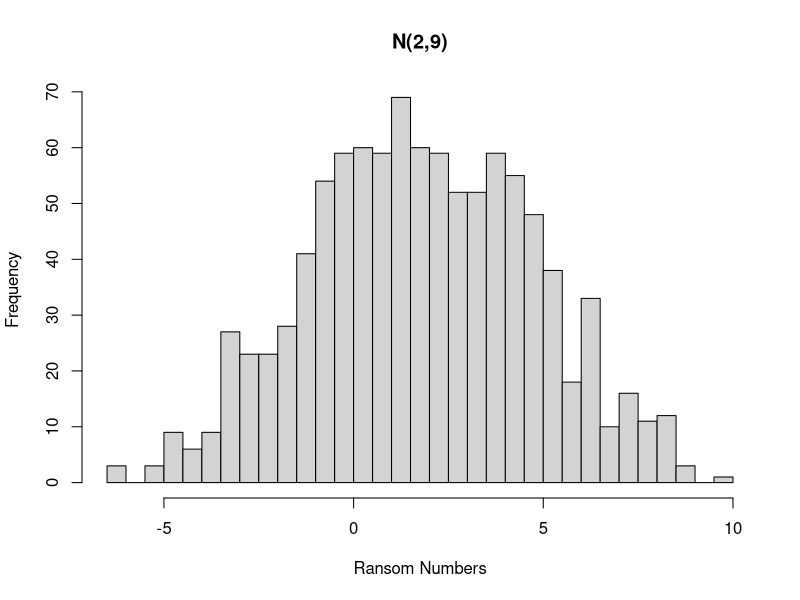
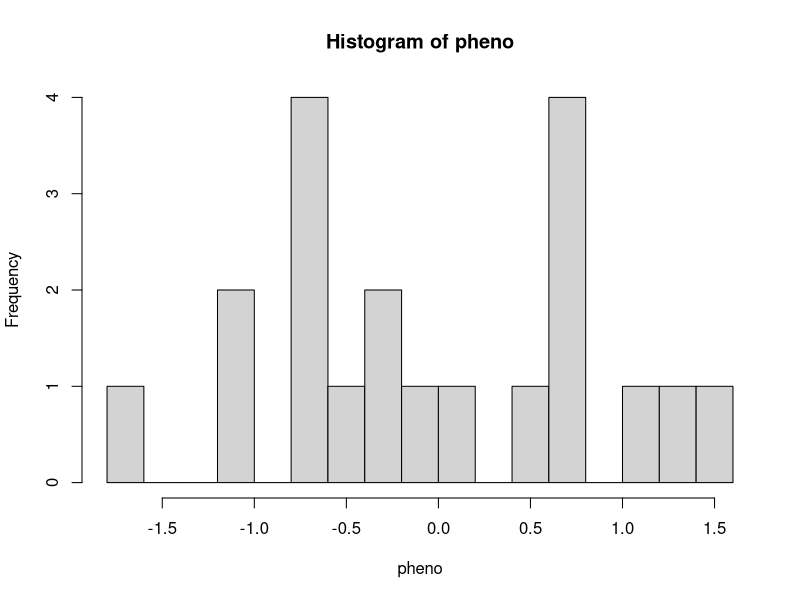
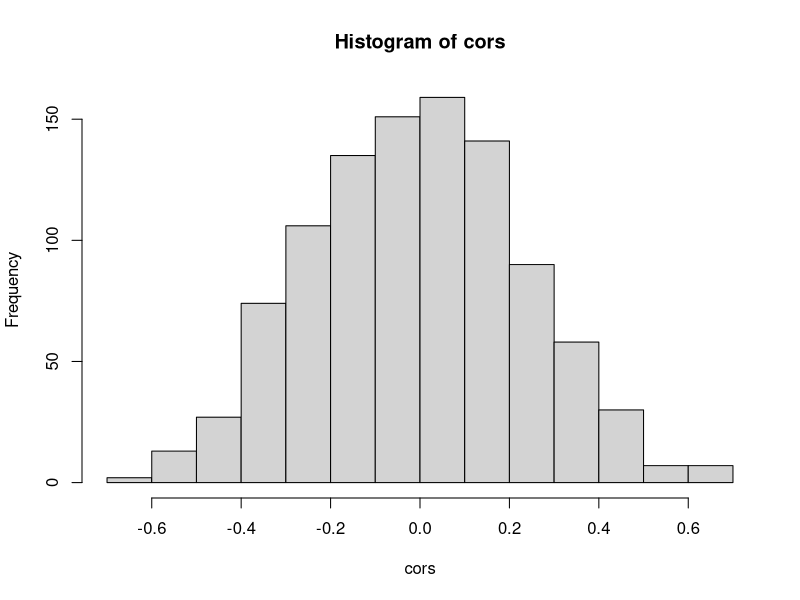
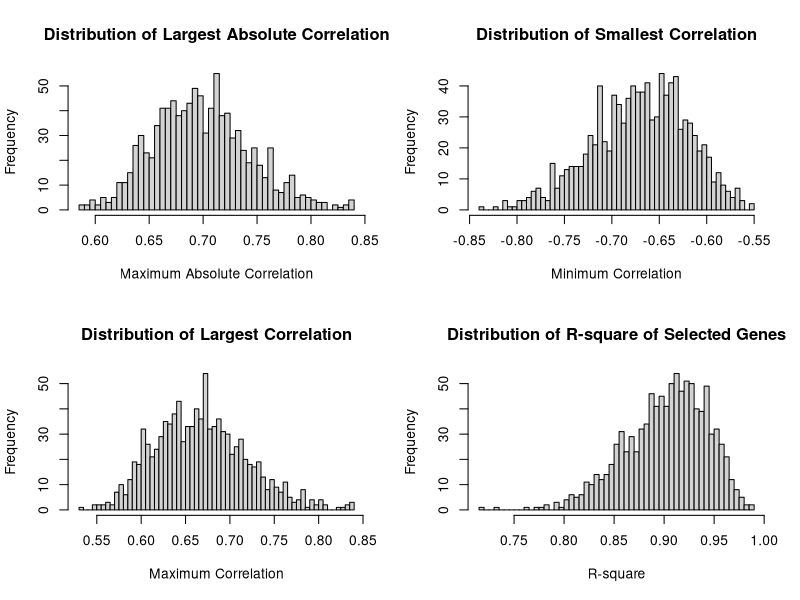
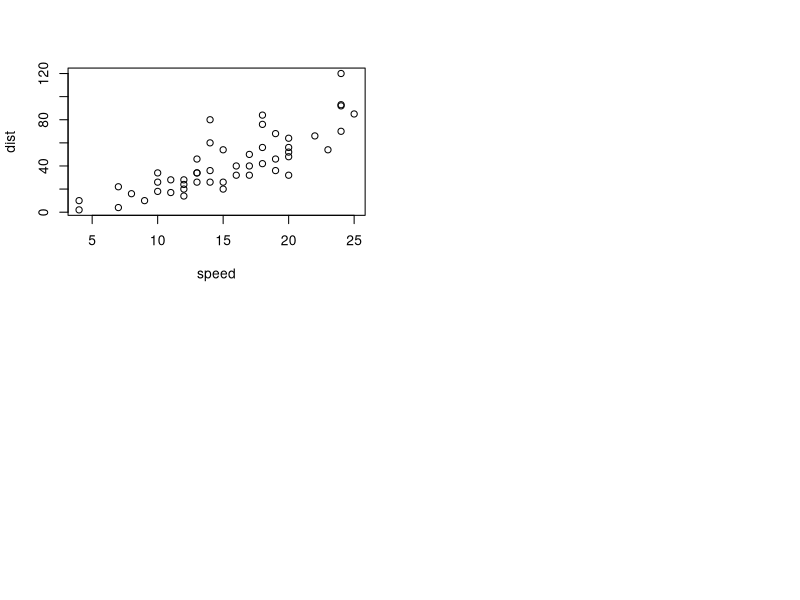

The R script that drew these images, in order:
## ---- chunk 1
x=rnorm(1000, mean=2, sd=3)
hist(x, main="N(2,9)", xlab="Ransom Numbers", nclass=50)
## ---- chunk 2
pheno=rnorm(20)
hist(pheno, nclass=20)
## ---- chunk 3
genes=matrix(rnorm(1000*20), nrow=1000, ncol=20)
genes[1:5]
## ---- chunk 4
x=t(genes)
cors=cor(x, pheno)
hist(cors)
cor1=cor.test(genes[1,], pheno)
names(cor1)
class(cor1)
cor1$statistic #can get the t-value
## ---- chunk 5
simR2=function(nsamp=20,ngene=1000,nsel=10){
  if (nsel >= nsamp-1) stop("The number of genes selected must 
                            be less than the sample size")
  pheno=rnorm(nsamp)
  genes=matrix(rnorm(nsamp*ngene),ncol=nsamp)
  cors=cor(t(genes),pheno)
  selgenes=order(cors,decreasing=TRUE)[1:nsel]
  sigGenes=genes[selgenes,]
  R2=var(fitted(lm(pheno~t(sigGenes))))/var(pheno)
  c(maxAbsR=max(abs(cors)),minR=min(cors),maxR=max(cors),Rsq=R2)
}
## ---- chunk 6
simN20G1000S10=matrix(nrow=1000,ncol=4)
for (i in 1:1000) simN20G1000S10[i,]=simR2(nsamp=20,ngene=1000,nsel=10)
## ---- chunk 7
par(mfrow=c(2,2))
hist(simN20G1000S10[,1], nclass=50,main="Distribution of Largest Absolute Correlation",xlab="Maximum Absolute Correlation")
hist(simN20G1000S10[,2], nclass=50,main="Distribution of Smallest Correlation",xlab="Minimum Correlation")
hist(simN20G1000S10[,3], nclass=50,main="Distribution of Largest Correlation",xlab="Maximum Correlation")
hist(simN20G1000S10[,4], nclass=50,main="Distribution of R-square of Selected Genes",xlab="R-square")
## ---- chunk 8
summary(cars)
## ---- chunk 9
plot(cars)
## ---- chunk 10
sessionInfo()
